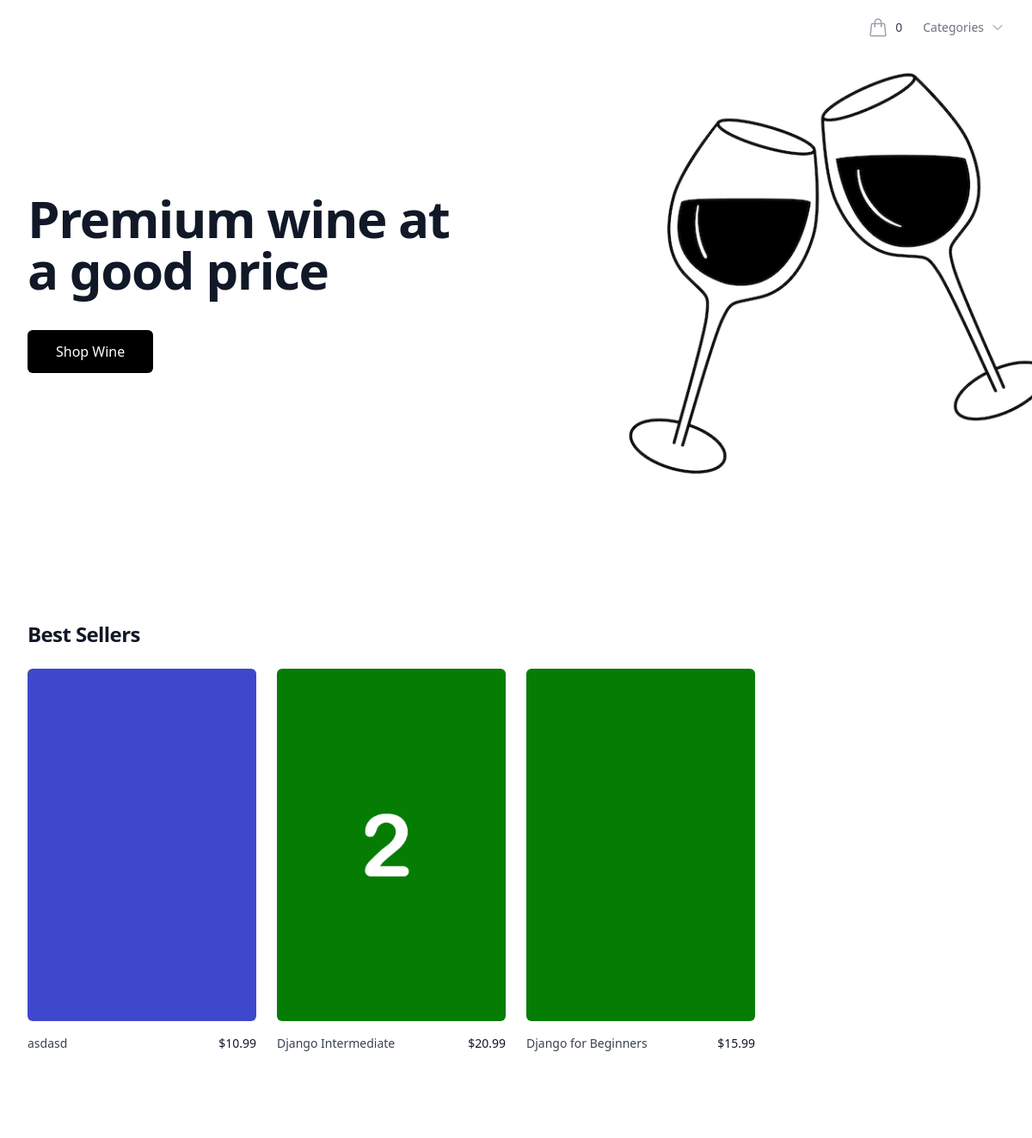
/, run on an earlier commit of the app's database.
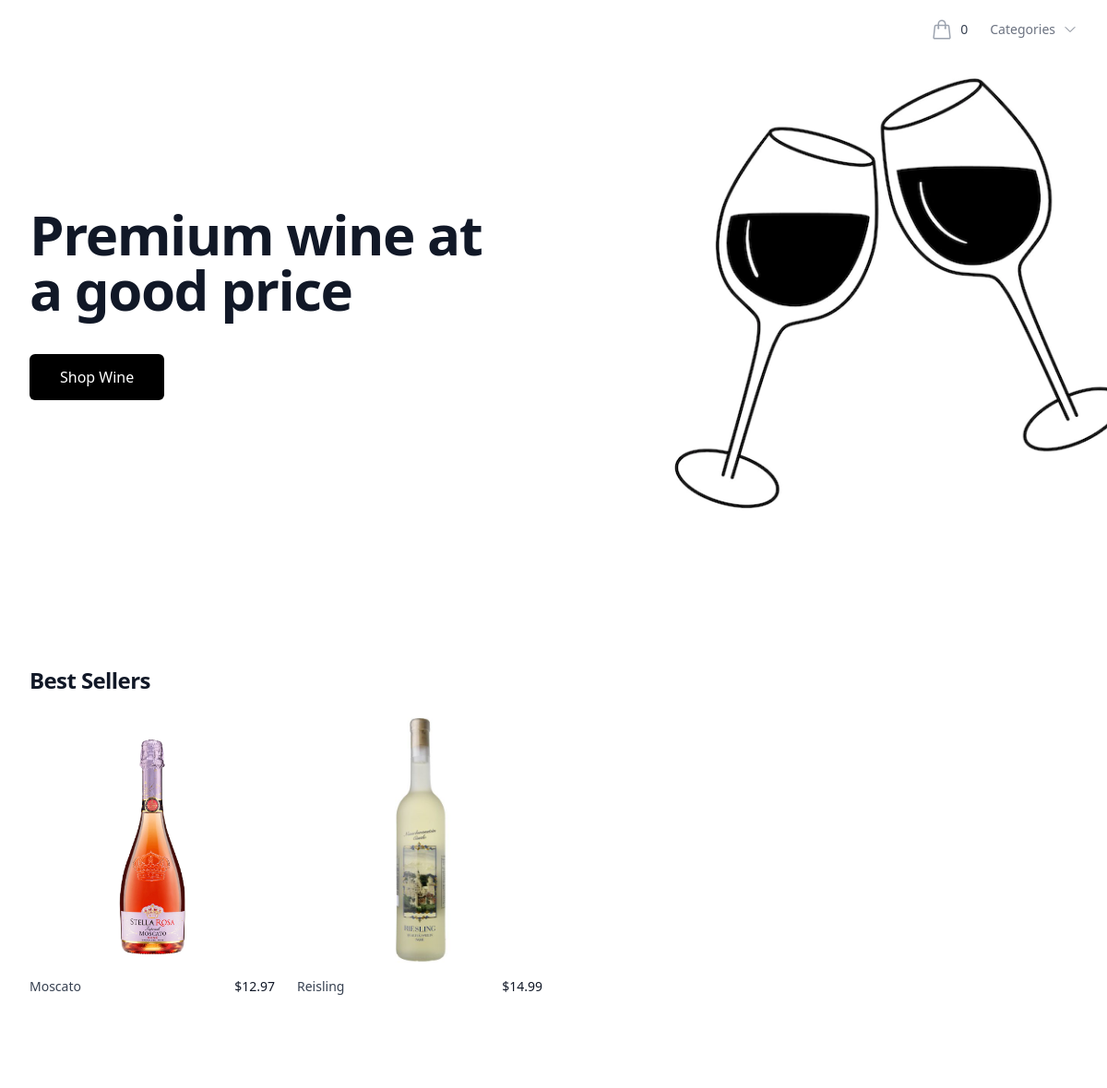
And on a later commit of the database.
### store/models.py (models this page shows, shortened)
class Product(models.Model):
    category = models.ForeignKey(Category, related_name='product', on_delete=models.CASCADE)
    created_by = models.ForeignKey(User, on_delete=models.CASCADE, related_name='product_creator')
    title = models.CharField(max_length=255)
    type = models.CharField(max_length=255, blank=True)
    author = models.CharField(max_length=255, default='admin')
    description = models.TextField(blank=True)
    image = models.ImageField(upload_to='images/', default='images/default.png')
    slug = models.SlugField(max_length=255)
    price = models.DecimalField(max_digits=4, decimal_places=2)
    in_stock = models.BooleanField(default=True)
    is_active = models.BooleanField(default=True)
    created = models.DateTimeField(auto_now_add=True)
    updated = models.DateTimeField(auto_now=True)
    objects = models.Manager()
    products = ProductManager()
    class Meta:
        verbose_name_plural = 'Products'
        ordering = ('-created',)

### store/views.py (the view)
# urls.py: path('', views.home, name='home'),
def home(request):
    products = Product.products.all()
    return render(request, 'store/home.html', {'products': products})

### basket/basket.py (called while the page is built)
    def __len__(self):
        return sum(item['qty'] for item in self.basket.values())

### basket/context_processors.py (called while the page is built)
def basket(request):
    return {'basket': Basket(request)}

### store/context_processors.py (called while the page is built)
def categories(request):
    return {
        'categories': Category.objects.all()
    }

### store/models.py (called while the page is built)
    def get_queryset(self):
        return super(ProductManager, self).get_queryset().filter(is_active=True)

    def get_absolute_url(self):
        return reverse('store:category_list', args=[self.slug])

### templates/store/home.html (shortened to what this page needs)
{% extends "base/base/base.html" %}
{% load static %}
{% block content %}
{% include 'base/includes/navbar.html' %}
    <div class="pt-16 pb-80 sm:pt-24 sm:pb-40 lg:pt-40 lg:pb-48">
      <div class="relative mx-auto max-w-7xl px-4 sm:static sm:px-6 lg:px-8">
        <div class="sm:max-w-lg">
          <h1
            class="font text-4xl font-bold tracking-tight text-gray-900 sm:text-6xl"
          >
            Premium wine at a good price
          </h1>
        </div>
        <div>
          <div class="mt-10">
            <div
              aria-hidden="true"
              class="pointer-events-none lg:absolute lg:inset-y-0 lg:mx-auto lg:w-full lg:max-w-7xl"
            >
              <div
                class="absolute transform sm:left-1/2 sm:top-0 sm:translate-x-8 lg:left-1/2 lg:top-1/2 lg:-translate-y-1/2 lg:translate-x-8"
              >
              <img
                src="{% static 'img/wineglasses.webp' %}">
              </div>
            </div>
            <a
              href="#best-sellers"
              class="inline-block rounded-md border border-transparent bg-black py-3 px-8 text-center font-medium text-white"
              >Shop Wine</a
            >
          </div>
        </div>
      </div>
    </div>
  </header>
 <section>
<div class="bg-white" id="best-sellers">
  <div class="mx-auto max-w-2xl py-16 px-4 sm:py-24 sm:px-6 lg:max-w-7xl lg:px-8">
    <h2 class="text-2xl font-bold tracking-tight text-gray-900">Best Sellers</h2>
    <div class="mt-6 grid grid-cols-1 gap-y-10 gap-x-6 sm:grid-cols-2 lg:grid-cols-4 xl:gap-x-14">
      {% for product in products %}
      <div class="group relative">
          <div class="max-h-fit aspect-w-1 aspect-h-1 w-full overflow-hidden rounded-md group-hover:opacity-75 lg:aspect-none lg:max-h-fit">
            <img src="{{ product.image.url }}" alt="Front of men&#039;s Basic Tee in black." class="h-full w-full object-cover object-center lg:h-full lg:w-full">
          </div>
          <div class="mt-4 flex justify-between">
            <div>
              <h3 class="text-sm text-gray-700">
                <a href="{% url 'store:product_detail' product.slug %}">
                  <span aria-hidden="true" class="absolute inset-0"></span>
                  {{ product.title }}
                </a>
              </h3>
            </div>
            <p class="text-sm font-medium text-gray-900">${{ product.price }}</p>
          </div>
      </div>
      {% endfor %}
    </div>
  </div>
</div>
 </section>
{% endblock%}

What changed in the data, as far as the page shows it:
removed Product: image (placeholder picture), title "asdasd", price "10.99"
removed Product: image (picture), title "Django Intermediate", price "20.99"
removed Product: image (picture), title "Django for Beginners", price "15.99"
added Product: image (picture), title "Moscato", price "12.97"
added Product: image (picture), title "Reisling", price "14.99"
